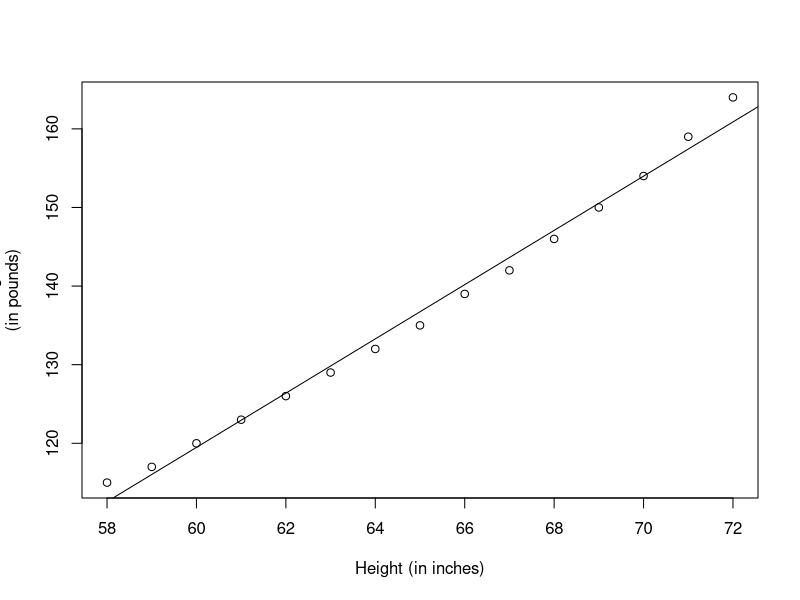
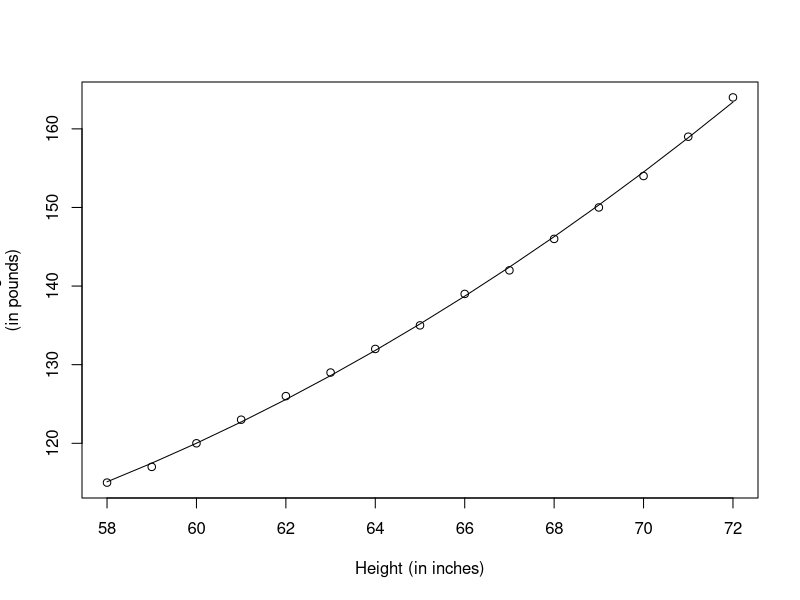
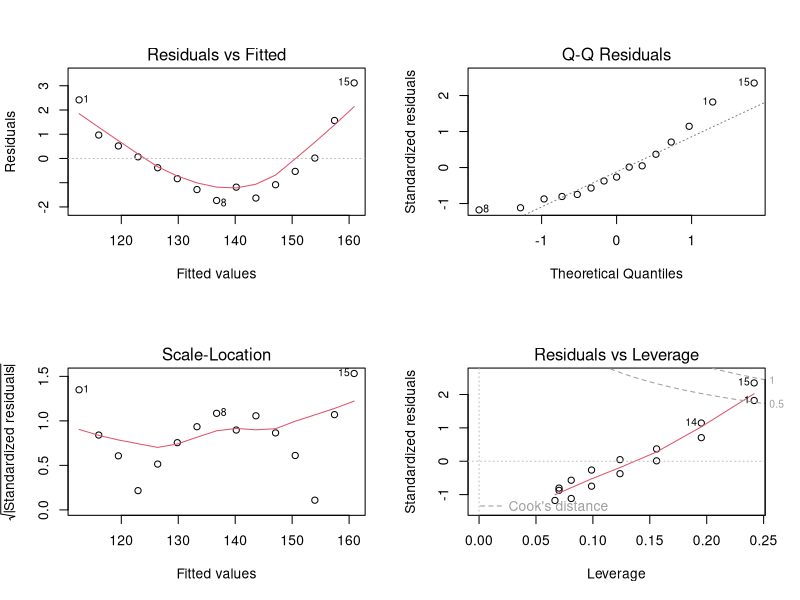
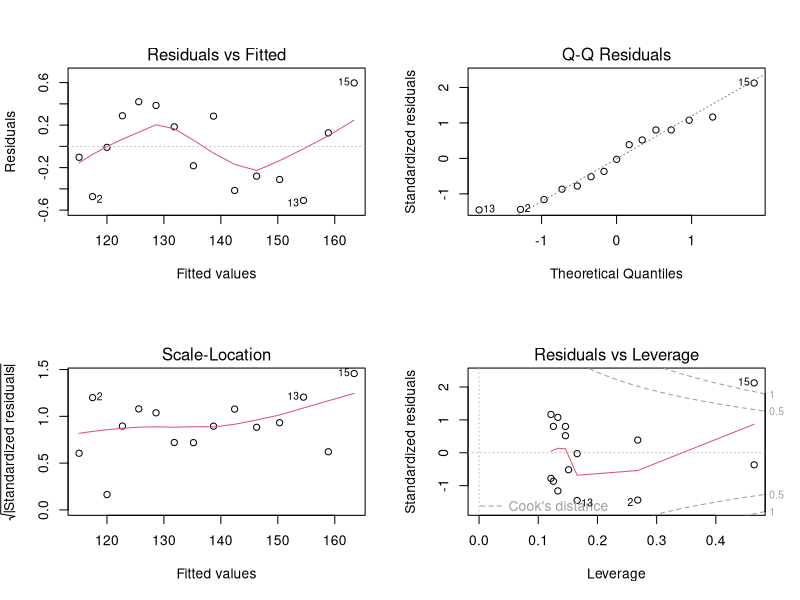
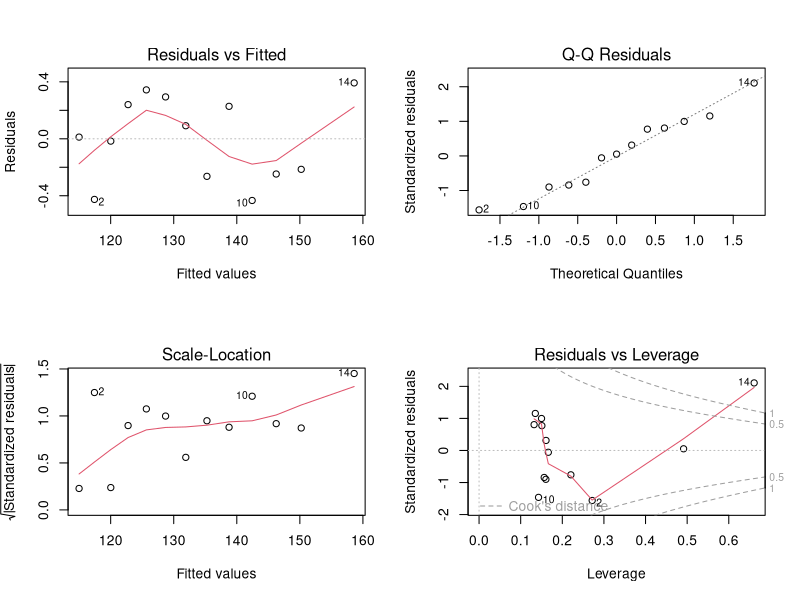
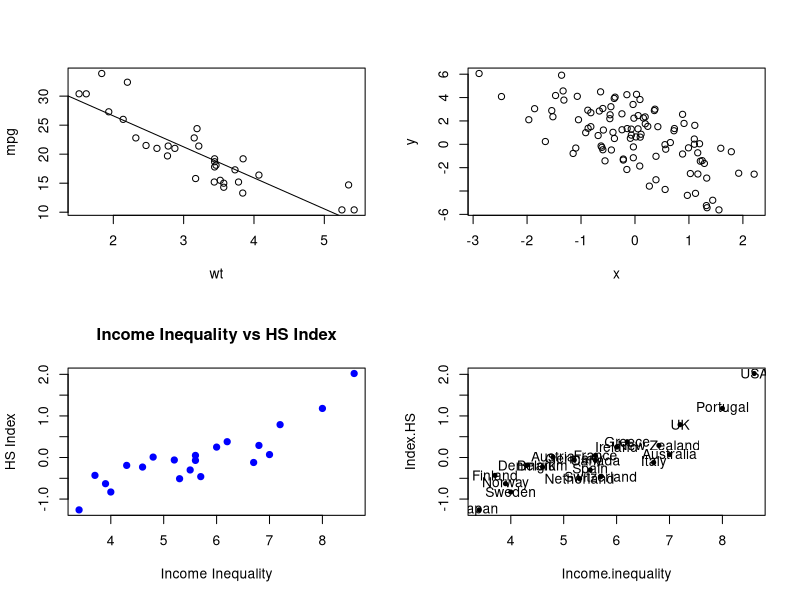
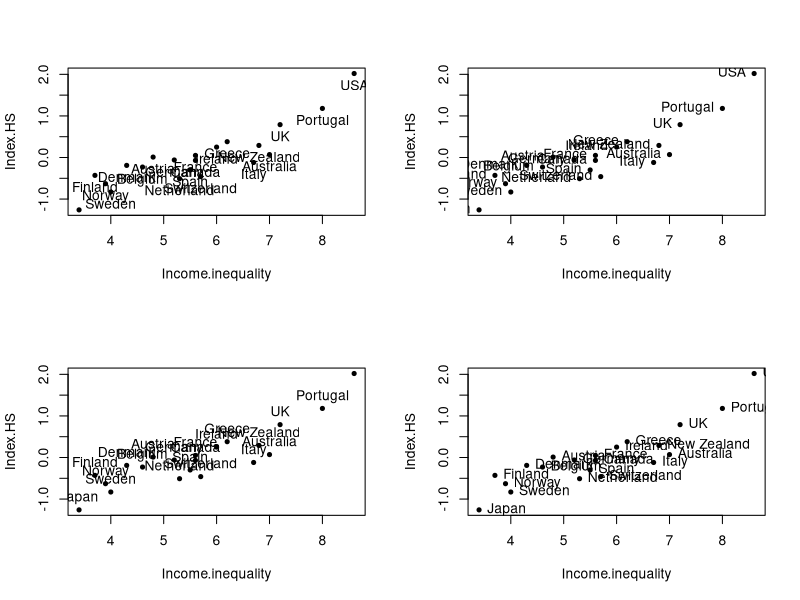
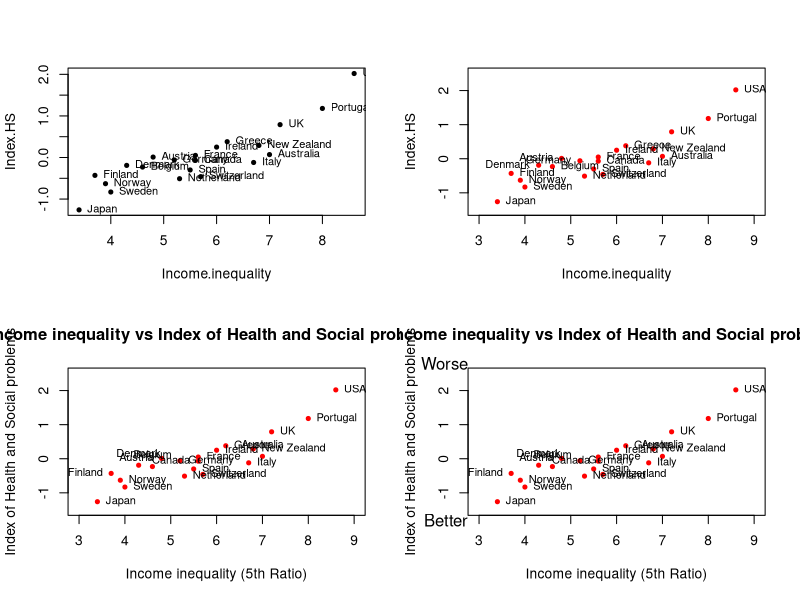

The R script that drew these images, in order:
## ---- chunk 1
data("women")
fit<-lm(weight~height, data=women)
summary(fit)
## ---- chunk 2
women$weight
## ---- chunk 3
fitted(fit)
## ---- chunk 4
residuals(fit)
## ---- chunk 5
plot(women$height,women$weight,xlab="Height (in inches)",ylab="Weight
(in pounds)")
abline(fit)
## ---- chunk 6
fit2<- lm(weight~height+I(height^2), data=women)
summary(fit2)
## ---- chunk 7
plot(women$height,women$weight,xlab="Height (in inches)",ylab="Weight
(in pounds)")
lines(women$height,fitted(fit2))
## ---- chunk 8
fit<- lm(weight~height,data=women)
par(mfrow=c(2,2))
plot(fit)
## ---- chunk 9
fit2<- lm(weight~height+I(height^2), data=women)
par(mfrow=c(2,2))
plot(fit2)
## ---- chunk 10
newfit<-lm(weight~height+I(height^2),data=women[-c(13,15),])
par(mfrow=c(2,2))
plot(newfit)
## ---- chunk 11
plot(mpg~wt,data=mtcars)
model<- lm(mpg~wt, data=mtcars)
#plot(model)
abline(model)
## ---- chunk 12
summary(model)
## ---- chunk 13
predict(model,newdata=data.frame(wt=6))
## ---- chunk 14
x <- rnorm(10)
pnorm(2)
## ---- chunk 15
x <- rnorm(10, 20, 2)

## ---- chunk 16
set.seed(1)
rnorm(5)
## ---- chunk 17
set.seed(1)
## ---- chunk 18
set.seed(20)
## ---- chunk 19
x <- rnorm(100)
## ---- chunk 20
e <- rnorm(100, 0, 2)
## ---- chunk 21
y <- 0.5 - 2 * x + e
plot(x, y)
## ---- chunk 22
set.seed(1)
sample(1:10, 4)
## ---- chunk 23
sample(1:10, 4)
## ---- chunk 24
sample(letters, 5)
## ---- chunk 25
sample(1:10)
## ---- chunk 26
sample(1:10)
## ---- chunk 27
sample(1:10, replace = TRUE)
## ---- chunk 28
# Define vectors
country <- c("Australia", "Austria", "Belgium", "Canada",
             "Denmark", "Finland", "France", "Germany",
             "Greece", "Ireland", "Italy", "Japan", "Netherland",
             "New Zealand", "Norway", "Portugal", "Spain", "Sweden",
             "Switzerland", "UK", "USA")

Income.inequality <- c(7.0, 4.8, 4.6, 5.6, 4.3, 3.7, 5.6, 5.2, 6.2, 6.0, 
                       6.7, 3.4, 5.3, 6.8, 3.9, 8.0, 5.5, 4.0, 5.7, 7.2, 8.6)

Index.HS <- c(0.07, 0.01, -0.23, -0.07, -0.19, -0.43, 0.05, -0.06, 0.38, 0.25, 
              -0.12, -1.26, -0.51, 0.29, -0.63, 1.18, -0.30, -0.83, -0.46, 0.79, 2.02)

GDP_WB <- c(45926, 47682, 43435, 45066, 45537, 30676, 39328, 46401, 26851, 49393, 
            35463, 36319, 48253, 37679, 65615, 28760, 33629, 45297, 59540, 40233, 54630)

# Create data frame
data.21 <- data.frame(country, Income.inequality, Index.HS, GDP_WB)

# Scatter plot of Income Inequality vs HS Index
plot(data.21[c("Income.inequality", "Index.HS")],
     main = "Income Inequality vs HS Index",
     xlab = "Income Inequality",
     ylab = "HS Index",
     pch = 19, col = "blue")

## ---- chunk 29
Index_inequality.df<-data.21[c("Income.inequality","Index.HS")]
str(Index_inequality.df)
## ---- chunk 30
(country<-data.21[,"country"])
## ---- chunk 31
(country.2<-data.21["country"])
## ---- chunk 32
str(country)
## ---- chunk 33
str(country.2)
## ---- chunk 34
plot(Index_inequality.df,pch=20)
text(Index_inequality.df,labels=country)
## ---- chunk 35
plot(Index_inequality.df,pch=20)
text(Index_inequality.df,labels=country,pos=1)
## ---- chunk 36
plot(Index_inequality.df,pch=20)
text(Index_inequality.df,labels=country,pos=2)
## ---- chunk 37
plot(Index_inequality.df,pch=20)
text(Index_inequality.df,labels=country,pos=3)
## ---- chunk 38
plot(Index_inequality.df,pch=20)
text(Index_inequality.df,labels=country,pos=4)
## ---- chunk 39
plot(Index_inequality.df,pch=20)
text(Index_inequality.df,labels=country,pos=4,cex=0.8)
## ---- chunk 40
which(country %in% c("Austria","Denmark","Germany","Netherland"))
## ---- chunk 41
text.left<-which(country %in% c("Austria","Denmark","Germany","Netherla
nd"))
text.left
## ---- chunk 42
text.right<-setdiff(1:nrow(data.21),text.left)
text.right
## ---- chunk 43
pos.text<-ifelse(1:nrow(data.21)%in% text.left,2,4)
plot(Index_inequality.df,pch=20,col="red",xlim=c(3,9),ylim=c(-1.5,2.5))
text(Index_inequality.df,labels=country,pos=pos.text,cex=0.8)
## ---- chunk 44
which(country %in% "Germany")
## ---- chunk 45
text.up<-which(country %in% "Germany")
text.up
## ---- chunk 46
text.left<-setdiff(1:nrow(data.21),c(text.right,text.up))
text.left
## ---- chunk 47

text.up <- c(1, 3, 5)    
text.left <- c(2, 4, 6)  


pos.text <- ifelse(1:nrow(data.21) %in% text.up, 3, 
                   ifelse(1:nrow(data.21) %in% text.left, 2, 4))


plot(data.21$Income.inequality, data.21$Index.HS,
     pch = 20, col = "red",
     xlim = c(3, 9), ylim = c(-1.5, 2.5),
     xlab = "", ylab = "", main = "")

text(x = data.21$Income.inequality, 
     y = data.21$Index.HS, 
     labels = data.21$country, 
     pos = pos.text, cex = 0.8)


title(main = "Income inequality vs Index of Health and Social problems",
      xlab = "Income inequality (5th Ratio)",
      ylab = "Index of Health and Social problems")

## ---- chunk 48
plot(Index_inequality.df,pch=20,col="red",xlim=c(3,9),ylim=c(-1.5,2.5),
ann=FALSE)
text(Index_inequality.df,labels = country,pos=pos.text,cex=0.8)
main.title<-"Income inequality vs Index of Health and Social problems"
x.lab<-"Income inequality (5th Ratio)"
y.lab<-"Index of Health and Social problems"
title(main=main.title,xlab=x.lab,ylab=y.lab)
mtext(c("Better","Worse"),side=2,at=c(-1.8,2.8),las=1)
## ---- chunk 49

plot(Index_inequality.df, pch=20, col="red", xlim=c(3,9), ylim=c(-1.5,2.5), ann=FALSE)

text(Index_inequality.df, labels=country, pos=pos.text, cex=0.8)

main.title <- "Income inequality vs Index of Health and Social problems"
x.lab <- "Income inequality (5th Ratio)"
y.lab <- "Index of Health and Social problems"
title(main=main.title, xlab=x.lab, ylab=y.lab)

mtext(c("Better","Worse"), side=2, at=c(-1.8,2.8), las=1)

r_value <- round(cor(Index_inequality.df[[1]], Index_inequality.df[[2]]), 2)
text(x=5, y=1.5, labels=paste("r =", r_value))

## ---- chunk 50

plot(Index_inequality.df, pch=20, col="red", xlim=c(3,9), ylim=c(-1.5,2.5), ann=FALSE)

text(Index_inequality.df, labels=country, pos=pos.text, cex=0.8)

main.title <- "Income inequality vs Index of Health and Social problems"
x.lab <- "Income inequality (5th Ratio)"
y.lab <- "Index of Health and Social problems"
title(main=main.title, xlab=x.lab, ylab=y.lab)

mtext(c("Better","Worse"), side=2, at=c(-1.8,2.8), las=1)


r_value <- round(cor(Index_inequality.df[[1]], Index_inequality.df[[2]]), 2)
text(x=5, y=1.5, labels=paste("r =", r_value))


lm.ineq <- lm(Index.HS ~ Income.inequality, data=Index_inequality.df)
abline(lm.ineq, col="blue")

## ---- chunk 51
rm(list=ls(all=TRUE))
###set.seed(1002)
n <-30 ## number of observations
M <- 1 ## number of pathways
p<-5
z <- matrix(runif(n * p, 0, 1), nrow=n, ncol=p)
x <- 3*cos(z[, 1]) + 2*rnorm(n)
x<-as.matrix(x)
beta.true <- rep(1,ncol(x))
## pathway-response function
hfun1 <- function(zvec) (10*cos(zvec[1]) - 15*(zvec[2])^2+10*exp(-zvec
[3])*zvec[4]-8*sin(zvec[5])*cos(zvec[3])+20*(zvec[1]*zvec[5]))
h1 <- apply(z, 1, hfun1) ## only depends on z1,z2,z3,z4,z5
eps <- rnorm(n)
y <-x * beta.true + h1+ eps
